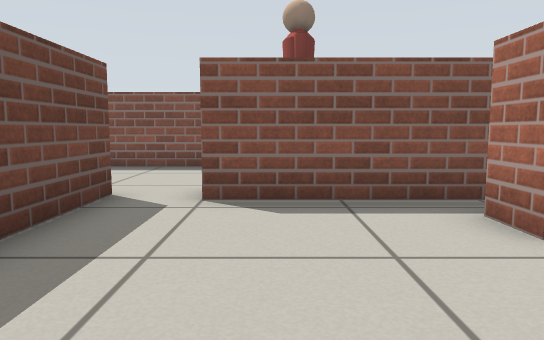
[1] (above)

15 first-person views from a walk through a robot-simulator world made for Gazebo. The camera is 0.51 m above the floor, tilts 6° down and sees 70° across. The floor is counted in squares, 0.5 m on a side. Each view is taken from the middle of a square. On the plan, view 1 faces up. The plan holds only what a view shows up to about 14 squares ahead; the rest is blank. Simple shapes stand in for some stock models.

[2]
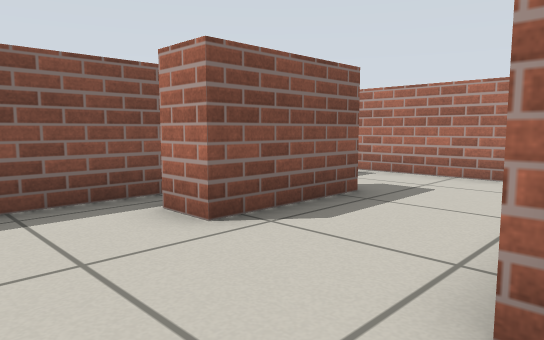

[3]
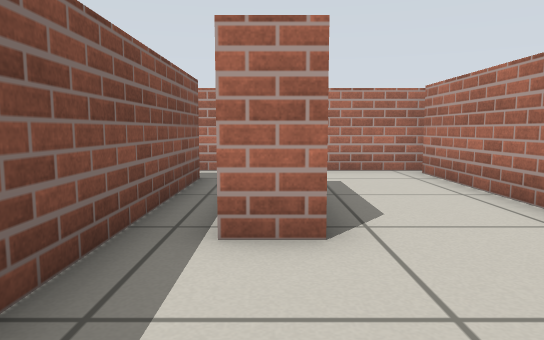

[4]
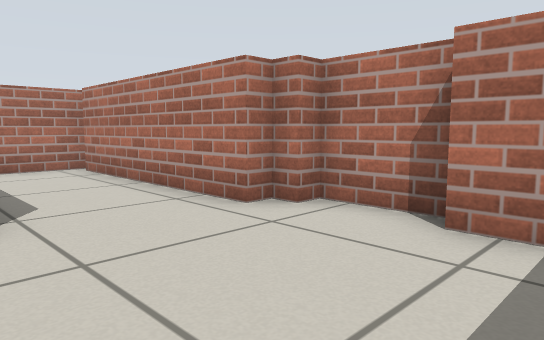

[5]
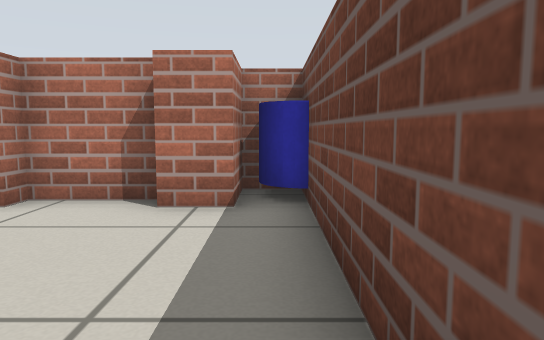

[6]
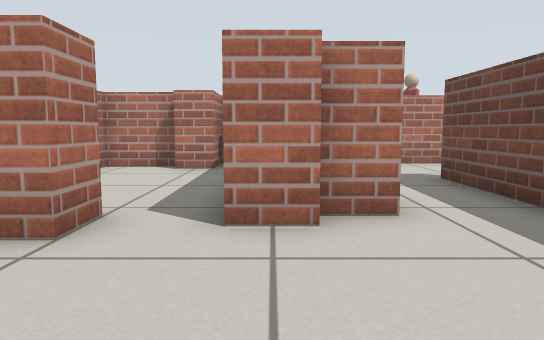

[7]
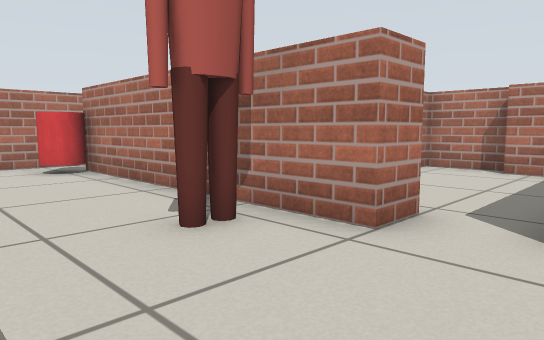

[8]
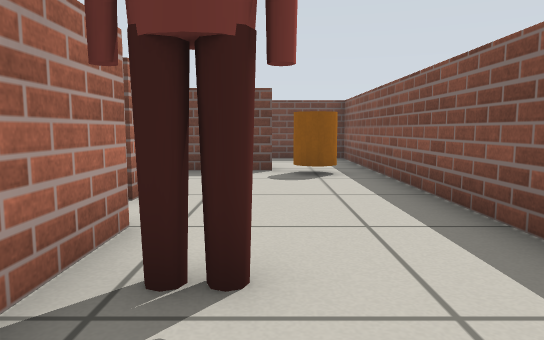

[9]
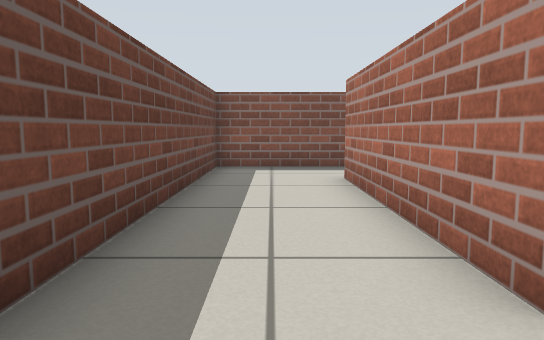

[10]
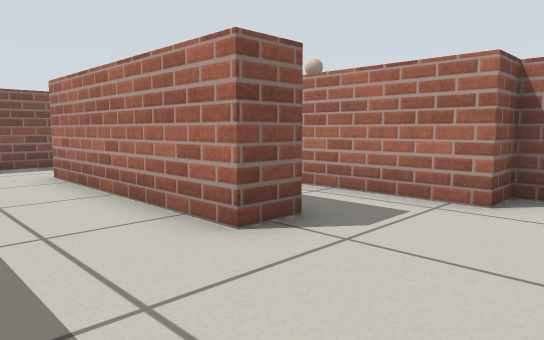

[11]
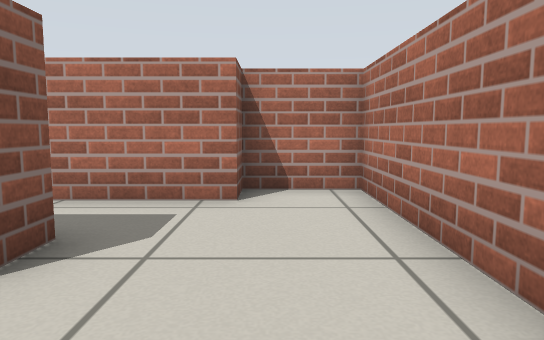

[12]
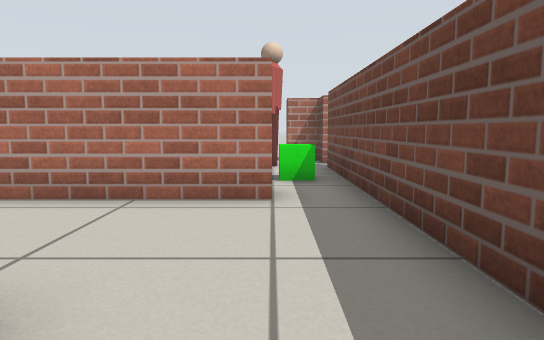

[13]
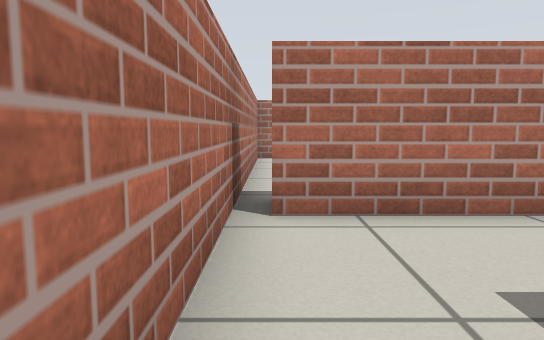

[14]
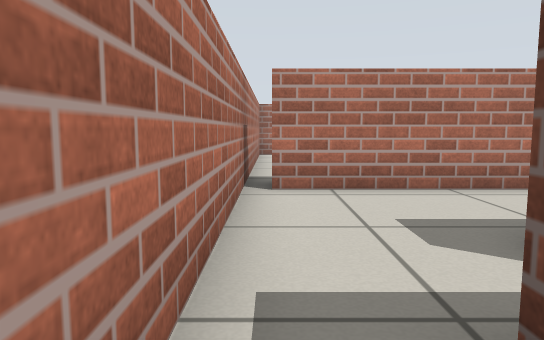

[15]
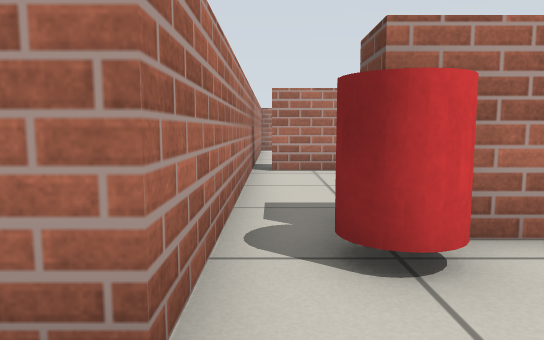

### Floor plan
Ten units are one square. View 1 is at (0, 0); x grows to the right and y downward. Boxes are objects, and circles mark ways between rooms. Rooms are numbered by the first view taken in them; rooms with no view inside come last. Other rooms are left out.
<svg viewBox="-110 -110 206 135">
<path fill="none" stroke="#000" d="M56 -35 25 -35 25 -45M-5 5 15 5 15 0 20 0 20 -5 80 -5M70 -65 70 -55 -10 -55 -10 -65M-25 -60 -25 6M85 0 85 -65M-25 15 -15 15 -15 0 -5 0M-5 -105 -65 -105M-10 -65 70 -65M-36 -60 -25 -60M-46 -55 -35 -55M-65 -80 -65 -65M85 -65 85 -85 91 -85M-65 -65 -65 -20 -75 -20 -75 -80M-90 15 -35 15 -35 -5 -45 -5 -45 -38M-65 -105 -105 -105 -105 15"/>
<rect x="-65" y="-95" width="10" height="10" fill="#bbb"><title>orange cylinder</title></rect>
<rect x="-5" y="-85" width="20" height="20" fill="#bbb"><title>person</title></rect>
<rect x="65" y="-75" width="10" height="10" fill="#bbb"><title>red cylinder</title></rect>
<circle cx="-15" cy="-60" r="3" fill="#2a7"/>
<circle cx="80" cy="-60" r="3" fill="#2a7"/>
<circle cx="-55" cy="-55" r="3" fill="#2a7"/>
<circle cx="-70" cy="-95" r="3" fill="#2a7"/>
<text x="30" y="-30">1</text>
<text x="10" y="-100">2</text>
<text x="-80" y="-40">3</text>
</svg>
Room 1 opens to room 2. Room 2 opens to room 3.

Where each view was taken, in squares from view 1:
view 1: 0 up, 0 right, facing up
view 2: 0 up, 0 right, facing up-right
view 3: 4 up, 1 left, facing right
view 4: 4 up, 2 left, facing down-right
view 5: 5 up, 2 left, facing down
view 6: 10 up, 3 left, facing down
view 7: 10 up, 3 left, facing down-right
view 8: 8 up, 3 right, facing left
view 9: 0 up, 9 left, facing up
view 10: 1 down, 10 left, facing up-right
view 11: 0 up, 10 left, facing right
view 12: 4 up, 9 left, facing down
view 13: 5 up, 8 right, facing down
view 14: 7 up, 8 right, facing down
view 15: 10 up, 8 right, facing down
